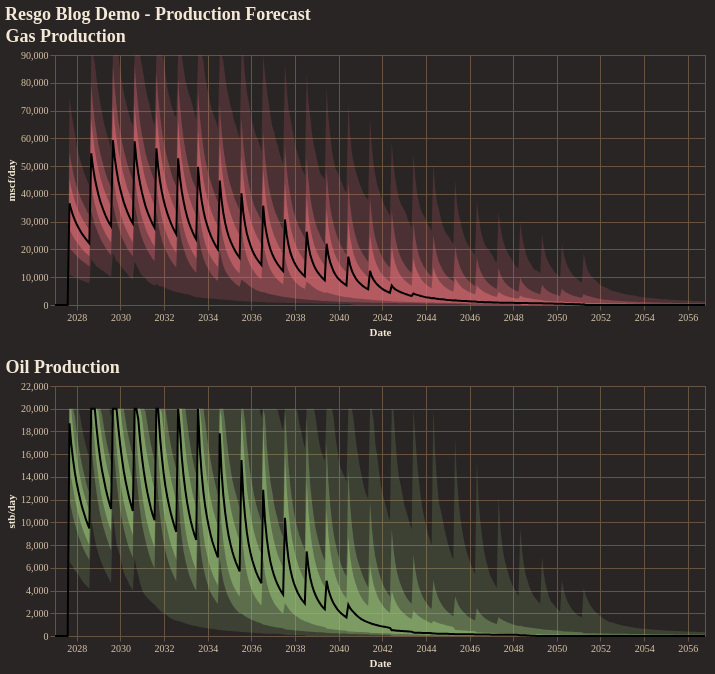

Source (notebook cell):
### Code cell
fig = reporter.plotter.combined_production_plot(
    figsize=(650, 250),
    backend=PLOTTING_BACKEND
)
fig.show()

### Figure 1 — Vega-Lite specification as saved in the notebook (floating-point values rounded to 4 significant figures; data arrays with more than 128 entries replaced by an {"elided": "..."} marker saying what was removed)
{"config": {"background": "#292524", "view": {"fill": "#292524", "stroke": "#665340"}, "title": {"color": "#f4e9d7", "font": "Merriweather", "fontSize": 18, "fontWeight": 600, "subtitleColor": "#d5c2a6", "anchor": "start"}, "axis": {"domainColor": "#665340", "gridColor": "#665340", "tickColor": "#665340", "labelColor": "#d5c2a6", "titleColor": "#f4e9d7", "labelFont": "Merriweather", "titleFont": "Merriweather"}, "legend": {"titleColor": "#f4e9d7", "labelColor": "#d5c2a6", "labelFont": "Merriweather", "titleFont": "Merriweather", "orient": "top-right", "symbolType": "circle"}, "header": {"labelColor": "#d5c2a6", "titleColor": "#f4e9d7", "labelFont": "Merriweather", "titleFont": "Merriweather"}, "mark": {"color": "#c78d3b"}, "line": {"color": "#c78d3b"}, "bar": {"color": "#c78d3b"}, "point": {"color": "#ddb06d"}, "area": {"color": "#c78d3b", "opacity": 0.35}, "text": {"color": "#f4e9d7", "font": "Merriweather"}, "range": {"category": ["#5DA5DA", "#F28E2B", "#59C36A", "#E15759", "#B07AA1", "#4ECDC4", "#FF9DA7", "#EDC948"]}}, "vconcat": [{"layer": [{"mark": {"type": "area", "color": "rgba(224, 108, 117, 1.0)", "opacity": 0.18}, "encoding": {"tooltip": [{"field": "date", "title": "Date", "type": "temporal"}, {"field": "p01", "format": ",.2f", "title": "P01", "type": "quantitative"}, {"field": "p10", "format": ",.2f", "title": "P10", "type": "quantitative"}, {"field": "p25", "format": ",.2f", "title": "P25", "type": "quantitative"}, {"field": "p50", "format": ",.2f", "title": "P50", "type": "quantitative"}, {"field": "p75", "format": ",.2f", "title": "P75", "type": "quantitative"}, {"field": "p90", "format": ",.2f", "title": "P90", "type": "quantitative"}, {"field": "p99", "format": ",.2f", "title": "P99", "type": "quantitative"}], "x": {"field": "date", "title": "Date", "type": "temporal"}, "y": {"field": "p01", "title": "mscf/day", "type": "quantitative"}, "y2": {"field": "p99"}}}, {"mark": {"type": "area", "color": "rgba(224, 108, 117, 1.0)", "opacity": 0.35}, "encoding": {"tooltip": [{"field": "date", "title": "Date", "type": "temporal"}, {"field": "p01", "format": ",.2f", "title": "P01", "type": "quantitative"}, {"field": "p10", "format": ",.2f", "title": "P10", "type": "quantitative"}, {"field": "p25", "format": ",.2f", "title": "P25", "type": "quantitative"}, {"field": "p50", "format": ",.2f", "title": "P50", "type": "quantitative"}, {"field": "p75", "format": ",.2f", "title": "P75", "type": "quantitative"}, {"field": "p90", "format": ",.2f", "title": "P90", "type": "quantitative"}, {"field": "p99", "format": ",.2f", "title": "P99", "type": "quantitative"}], "x": {"field": "date", "title": "Date", "type": "temporal"}, "y": {"field": "p10", "title": "mscf/day", "type": "quantitative"}, "y2": {"field": "p90"}}}, {"mark": {"type": "area", "color": "rgba(224, 108, 117, 1.0)", "opacity": 0.55}, "encoding": {"tooltip": [{"field": "date", "title": "Date", "type": "temporal"}, {"field": "p01", "format": ",.2f", "title": "P01", "type": "quantitative"}, {"field": "p10", "format": ",.2f", "title": "P10", "type": "quantitative"}, {"field": "p25", "format": ",.2f", "title": "P25", "type": "quantitative"}, {"field": "p50", "format": ",.2f", "title": "P50", "type": "quantitative"}, {"field": "p75", "format": ",.2f", "title": "P75", "type": "quantitative"}, {"field": "p90", "format": ",.2f", "title": "P90", "type": "quantitative"}, {"field": "p99", "format": ",.2f", "title": "P99", "type": "quantitative"}], "x": {"field": "date", "title": "Date", "type": "temporal"}, "y": {"field": "p25", "title": "mscf/day", "type": "quantitative"}, "y2": {"field": "p75"}}}, {"mark": {"type": "line", "color": "black", "strokeWidth": 2}, "encoding": {"tooltip": [{"field": "date", "title": "Date", "type": "temporal"}, {"field": "p01", "format": ",.2f", "title": "P01", "type": "quantitative"}, {"field": "p10", "format": ",.2f", "title": "P10", "type": "quantitative"}, {"field": "p25", "format": ",.2f", "title": "P25", "type": "quantitative"}, {"field": "p50", "format": ",.2f", "title": "P50", "type": "quantitative"}, {"field": "p75", "format": ",.2f", "title": "P75", "type": "quantitative"}, {"field": "p90", "format": ",.2f", "title": "P90", "type": "quantitative"}, {"field": "p99", "format": ",.2f", "title": "P99", "type": "quantitative"}], "x": {"field": "date", "title": "Date", "type": "temporal"}, "y": {"field": "p50", "title": "mscf/day", "type": "quantitative"}}}], "data": {"name": "data-c1665be2044a894984cd61294fe2d3bb"}, "height": 250, "title": "Gas Production", "width": 650}, {"layer": [{"mark": {"type": "area", "color": "rgba(152, 195, 121, 1.0)", "opacity": 0.18}, "encoding": {"tooltip": [{"field": "date", "title": "Date", "type": "temporal"}, {"field": "p01", "format": ",.2f", "title": "P01", "type": "quantitative"}, {"field": "p10", "format": ",.2f", "title": "P10", "type": "quantitative"}, {"field": "p25", "format": ",.2f", "title": "P25", "type": "quantitative"}, {"field": "p50", "format": ",.2f", "title": "P50", "type": "quantitative"}, {"field": "p75", "format": ",.2f", "title": "P75", "type": "quantitative"}, {"field": "p90", "format": ",.2f", "title": "P90", "type": "quantitative"}, {"field": "p99", "format": ",.2f", "title": "P99", "type": "quantitative"}], "x": {"field": "date", "title": "Date", "type": "temporal"}, "y": {"field": "p01", "title": "stb/day", "type": "quantitative"}, "y2": {"field": "p99"}}}, {"mark": {"type": "area", "color": "rgba(152, 195, 121, 1.0)", "opacity": 0.35}, "encoding": {"tooltip": [{"field": "date", "title": "Date", "type": "temporal"}, {"field": "p01", "format": ",.2f", "title": "P01", "type": "quantitative"}, {"field": "p10", "format": ",.2f", "title": "P10", "type": "quantitative"}, {"field": "p25", "format": ",.2f", "title": "P25", "type": "quantitative"}, {"field": "p50", "format": ",.2f", "title": "P50", "type": "quantitative"}, {"field": "p75", "format": ",.2f", "title": "P75", "type": "quantitative"}, {"field": "p90", "format": ",.2f", "title": "P90", "type": "quantitative"}, {"field": "p99", "format": ",.2f", "title": "P99", "type": "quantitative"}], "x": {"field": "date", "title": "Date", "type": "temporal"}, "y": {"field": "p10", "title": "stb/day", "type": "quantitative"}, "y2": {"field": "p90"}}}, {"mark": {"type": "area", "color": "rgba(152, 195, 121, 1.0)", "opacity": 0.55}, "encoding": {"tooltip": [{"field": "date", "title": "Date", "type": "temporal"}, {"field": "p01", "format": ",.2f", "title": "P01", "type": "quantitative"}, {"field": "p10", "format": ",.2f", "title": "P10", "type": "quantitative"}, {"field": "p25", "format": ",.2f", "title": "P25", "type": "quantitative"}, {"field": "p50", "format": ",.2f", "title": "P50", "type": "quantitative"}, {"field": "p75", "format": ",.2f", "title": "P75", "type": "quantitative"}, {"field": "p90", "format": ",.2f", "title": "P90", "type": "quantitative"}, {"field": "p99", "format": ",.2f", "title": "P99", "type": "quantitative"}], "x": {"field": "date", "title": "Date", "type": "temporal"}, "y": {"field": "p25", "title": "stb/day", "type": "quantitative"}, "y2": {"field": "p75"}}}, {"mark": {"type": "line", "color": "black", "strokeWidth": 2}, "encoding": {"tooltip": [{"field": "date", "title": "Date", "type": "temporal"}, {"field": "p01", "format": ",.2f", "title": "P01", "type": "quantitative"}, {"field": "p10", "format": ",.2f", "title": "P10", "type": "quantitative"}, {"field": "p25", "format": ",.2f", "title": "P25", "type": "quantitative"}, {"field": "p50", "format": ",.2f", "title": "P50", "type": "quantitative"}, {"field": "p75", "format": ",.2f", "title": "P75", "type": "quantitative"}, {"field": "p90", "format": ",.2f", "title": "P90", "type": "quantitative"}, {"field": "p99", "format": ",.2f", "title": "P99", "type": "quantitative"}], "x": {"field": "date", "title": "Date", "type": "temporal"}, "y": {"field": "p50", "title": "stb/day", "type": "quantitative"}}}], "data": {"name": "data-d6f6f83b9047836280978798983de235"}, "height": 250, "title": "Oil Production", "width": 650}], "title": "Resgo Blog Demo - Production Forecast", "$schema": "https://vega.github.io/schema/vega-lite/v5.20.1.json", "datasets": {"data-c1665be2044a894984cd61294fe2d3bb": {"elided": "360 records"}, "data-d6f6f83b9047836280978798983de235": {"elided": "360 records"}}}
